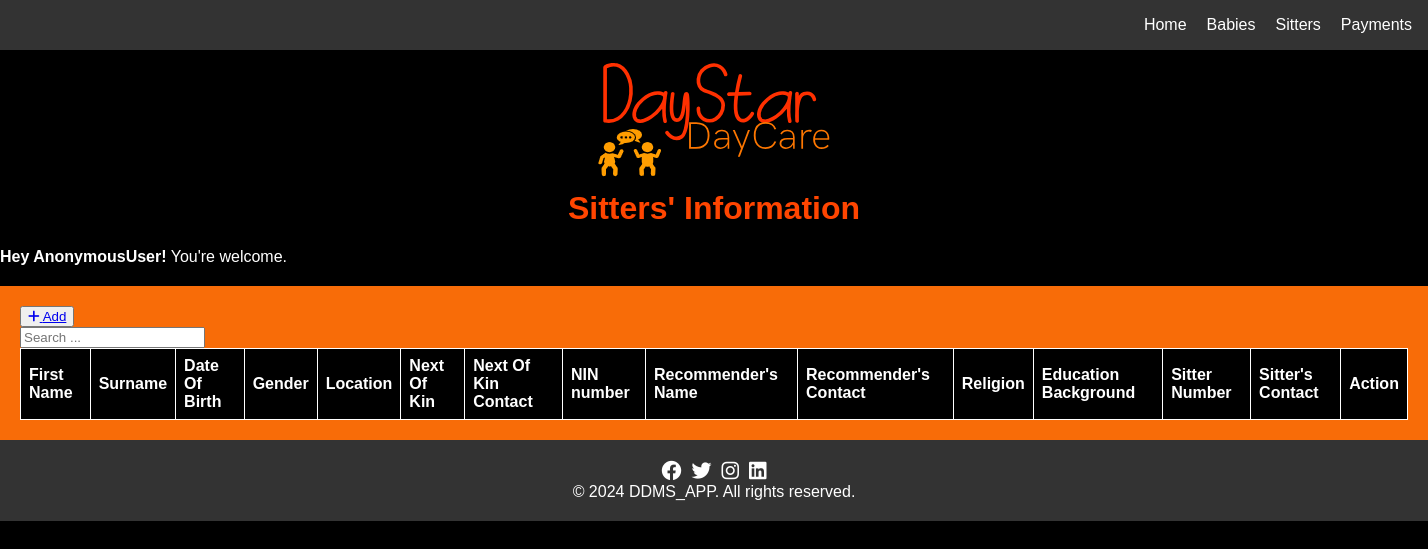
/list/, run on an earlier commit of the app's database.
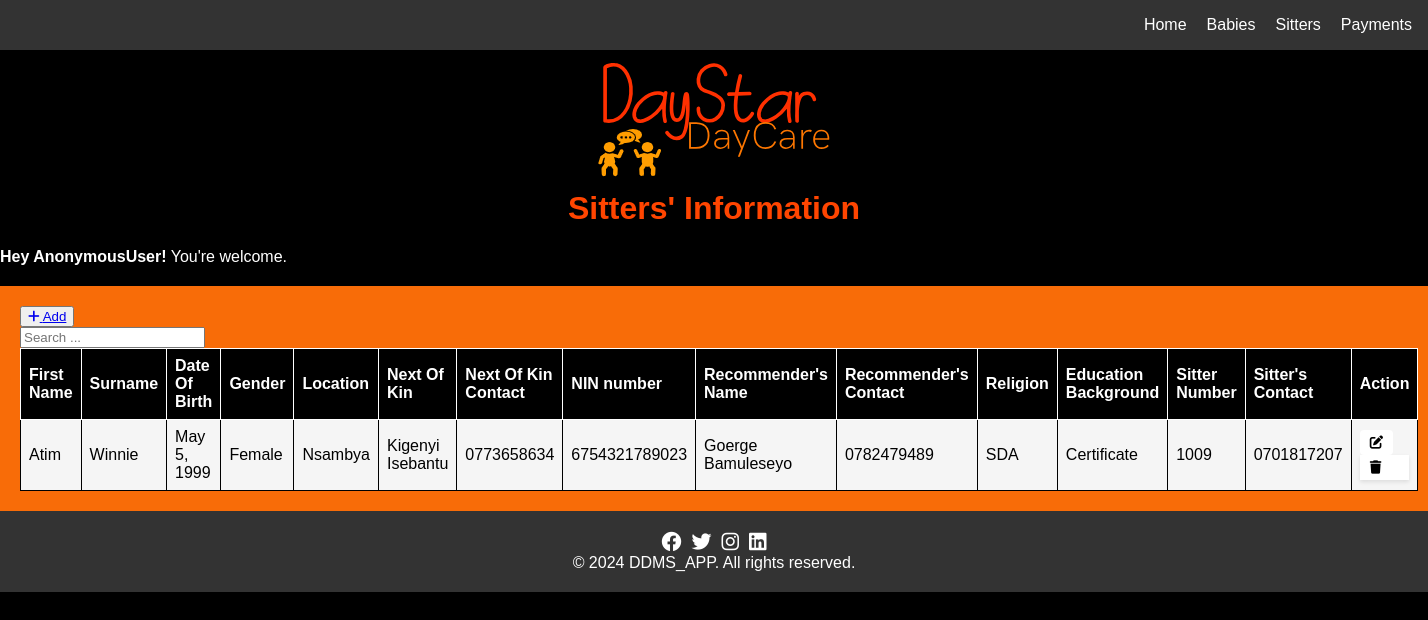
And on a later commit of the database.
### ddms_app/models.py (models this page shows, shortened)
class Record(models.Model):
    GENDER = (
        ('Male', 'Male'),
        ('Female', 'Female'),
    )
    created_at =models.DateTimeField(auto_now_add=True)
    first_name = models.CharField(max_length=50)
    last_name = models.CharField(max_length=50)
    date_of_birth = models.DateField( )
    gender = models.CharField(max_length=10, choices=GENDER)
    location = models.CharField(max_length=30)
    next_of_kin = models.CharField(max_length=50)
    next_of_kin_phone = models.CharField(max_length=15)
    NIN_number = models.IntegerField(default=0)
    recommenders_name = models.CharField(max_length=50)
    recommenders_phone = models.CharField(max_length=15)
    religion = models.CharField(max_length=20)
    level_of_education = models.CharField(max_length=20 )
    sitter_number = models.IntegerField(default=0)
    phone_number = models.CharField(max_length=20)

### ddms_app/views.py (the view)
# urls.py: path('list/', views.record_list, name='record_list'),
def record_list(request):
    records = Record.objects.all()
    return render(request, 'record_list.html', {'records': records})

### ddms_app/templates/record_list.html (shortened to what this page needs)
{% extends  'base.html' %}
{% block content%}
    <h1>Sitters' Information</h1>
    <div class="alert alert-warning alert-dismissible fade show" role="alert">
        <strong>Hey {{ user }}!</strong> You're welcome.
    </div>
    <div class="mt-4 p-5 bg-secondary text-white rounded"> <table class="table table-striped table-bordered">
        <div class="mb-3">
            <button><a href="{% url 'add_record' %}" class="btn btn-success">
                <i class="fas fa-plus"></i> Add
            </a></button>
            <form class="button" style="  box-shadow: 0px; padding: 0px; border-radius: 0px; margin: 0px; max-width: 200px;" method="GET" action="{% url 'rege_list' %}">
                <input type="text" name="search" class="form-control" placeholder="Search ...">
            </form>
        </div>
            <thead>
                <tr>
                    <th>First Name</th>
                    <th>Surname</th>
                    <th>Date Of Birth</th>
                    <th>Gender</th>
                    <th>Location</th>
                    <th>Next Of Kin</th>
                    <th>Next Of Kin Contact</th>
                    <th>NIN number</th>
                    <th>Recommender's Name</th>
                    <th>Recommender's Contact</th>
                    <th>Religion</th>
                    <th>Education Background</th>
                    <th>Sitter Number</th>
                    <th>Sitter's Contact</th>
                    <th>Action</th>
                </tr>
            </thead>
            <tbody>
                {% for record in records %}
                    <tr>
                        <td>{{ record.first_name }}</td>
                        <td>{{ record.last_name }}</td>
                        <td>{{ record.date_of_birth }}</td>
                        <td>{{ record.gender }}</td>
                        <td>{{ record.location }}</td>
                        <td>{{ record.next_of_kin }}</td>
                        <td>{{ record.next_of_kin_phone }}</td>
                        <td>{{ record.NIN_number }}</td>
                        <td>{{ record.recommenders_name }}</td>
                        <td>{{ record.recommenders_phone }}</td>
                        <td>{{ record.religion }}</td>
                        <td>{{ record.level_of_education }}</td>
                        <td>{{ record.sitter_number }}</td>
                        <td>{{ record.phone_number }}</td>
                        <td>
                            <button type="submit"><a href="{% url 'edit_record' record.id %}" class="btn btn-danger"><i class="fas fa-edit"></i></a></button>
                            <form  style="background-color: white; box-shadow: 0px;padding: 0px; border-radius: 0px; margin: 0px;" action="{% url 'delete_record' record.id %}" method="post"  onsubmit="return confirm('Are you sure you want to delete this record?');" >
                                <button  ><i class="fas fa-trash"></i></button>
                            </div>
                {% endfor %}
            </tbody>
        </table>
    </div>
    {% endblock %}

### ddms_app/templates/base.html (shortened to what this page needs)
{% load static %}
<!DOCTYPE html>
<html lang="en">
<head>
<link rel="stylesheet" href="https://cdnjs.cloudflare.com/ajax/libs/font-awesome/6.0.0/css/all.min.css">
</head>
<body>
    <nav>
        <ul>
          <li><a href="{% url 'home' %}">Home</a></li>
          <li>
            <a href="#">Babies</a>
          </li>
          <li>
            <a href="#">Sitters</a>
          </li>
          <li>
            <a href="#">Payments</a>
          </li>
        </ul>
      </nav>
<div class="app-icon"><img src="{% static 'images/looggoo.png'  %}" > </div>
    <div>
        {% block content %}
        {% endblock %}
    </div>
<footer>
    <div class="container text-center">
        <div class="social-icons">
            <a href="#" target="_blank"><i class="fab fa-facebook"></i></a>
            <a href="#" target="_blank"><i class="fab fa-twitter"></i></a>
            <a href="#" target="_blank"><i class="fab fa-instagram"></i></a>
            <a href="#" target="_blank"><i class="fab fa-linkedin"></i></a>
        </div>
        <div class="mt-3">
            &copy; 2024 DDMS_APP. All rights reserved.
        </div>
    </div>
</footer>
</body>
</html>

### ddms_app/templates/base.html (style rules this page uses)
body { font-family: Arial, sans-serif; background-color:#000000; margin: 0; padding: 0; color:white; }
h1 { text-align: center; margin-top: 0px; color:orangered }
form { max-width: 500px; margin: 0 auto; background-color: #ff8c00 ; padding: 20px; border-radius: 8px; box-shadow: 0 2px 4px rgba(0, 0, 0, 0.1); }
.app-icon { width: 100px; height: 100px; border-radius: 50%; margin: 20px auto; display: flex; justify-content: center; align-items: center; color: white; font-size: 36px; }
.alert { margin-bottom: 20px; }
.mt-4 { margin-top: 20px; }
.p-5 { padding: 20px; }
.bg-secondary { background-color: #f86c08; }
.text-white { color: #fff; }
table { width: 100%; border-collapse: collapse; border-spacing: 0; }
th, td { border: 1px solid #000000; padding: 8px; text-align: left; }
th { background-color: #000000; color: white; border: 1px solid white; }
td { background-color: whitesmoke; color:#000000 }
td button { background-color: white ; color: #000000; border: none; padding: 5px 10px; cursor: pointer; border-radius: 4px; }
td button a { color:#000000; text-decoration: none; background-color: white; }
footer { background: #333; color: #fff; padding: 20px 0; }
footer .container { display: flex; flex-direction: column; align-items: center; }
footer a { color: #fff; text-decoration: none; }
footer .social-icons { display: flex; gap: 10px; }
footer .social-icons a { font-size: 20px; }
nav { background-color: #333; color: #fff; padding: 1em; }
nav ul { list-style: none; margin: 0; padding: 0; display: flex; justify-content: flex-end; gap: 20px; }
nav li { position: relative; }
nav a { color: #fff; text-decoration: none; transition: color 0.2s ease; }

What changed in the data, as far as the page shows it:
added Record: first_name "Atim", last_name "Winnie", date_of_birth "May 5, 1999", gender "Female", location "Nsambya", next_of_kin "Kigenyi Isebantu", next_of_kin_phone "0773658634", NIN_number "6754321789023", recommenders_name "Goerge Bamuleseyo", recommenders_phone "0782479489", religion "SDA", level_of_education "Certificate", sitter_number "1009", phone_number "0701817207"
